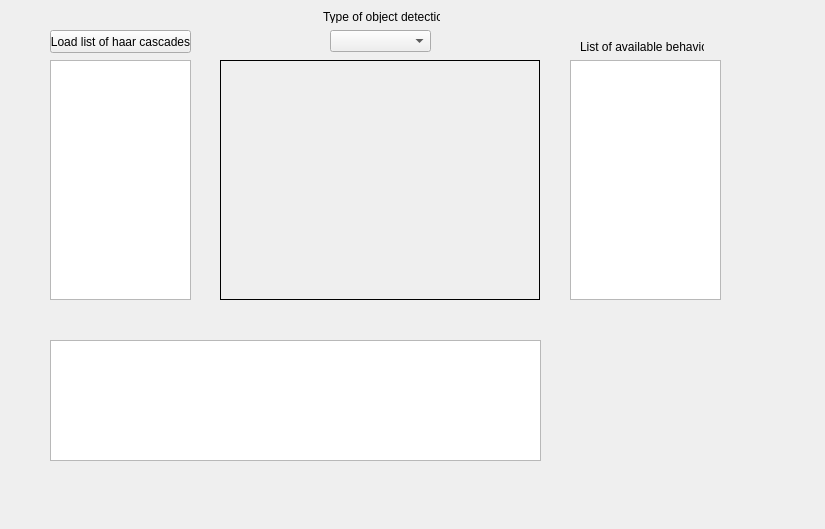
<?xml version="1.0" encoding="UTF-8"?>
<ui version="4.0">
 <class>MainWindow</class>
 <widget class="QMainWindow" name="MainWindow">
  <property name="geometry">
   <rect>
    <x>0</x>
    <y>0</y>
    <width>825</width>
    <height>529</height>
   </rect>
  </property>
  <property name="windowTitle">
   <string>MainWindow</string>
  </property>
  <widget class="QWidget" name="centralWidget">
   <widget class="Label" name="videoStreamLabel">
    <property name="geometry">
     <rect>
      <x>220</x>
      <y>60</y>
      <width>320</width>
      <height>240</height>
     </rect>
    </property>
    <property name="maximumSize">
     <size>
      <width>320</width>
      <height>240</height>
     </size>
    </property>
    <property name="palette">
     <palette>
      <active>
       <colorrole role="WindowText">
        <brush brushstyle="SolidPattern">
         <color alpha="255">
          <red>0</red>
          <green>0</green>
          <blue>0</blue>
         </color>
        </brush>
       </colorrole>
       <colorrole role="Button">
        <brush brushstyle="SolidPattern">
         <color alpha="255">
          <red>255</red>
          <green>255</green>
          <blue>255</blue>
         </color>
        </brush>
       </colorrole>
       <colorrole role="Light">
        <brush brushstyle="SolidPattern">
         <color alpha="255">
          <red>255</red>
          <green>255</green>
          <blue>255</blue>
         </color>
        </brush>
       </colorrole>
       <colorrole role="Midlight">
        <brush brushstyle="SolidPattern">
         <color alpha="255">
          <red>255</red>
          <green>255</green>
          <blue>255</blue>
         </color>
        </brush>
       </colorrole>
       <colorrole role="Dark">
        <brush brushstyle="SolidPattern">
         <color alpha="255">
          <red>127</red>
          <green>127</green>
          <blue>127</blue>
         </color>
        </brush>
       </colorrole>
       <colorrole role="Mid">
        <brush brushstyle="SolidPattern">
         <color alpha="255">
          <red>170</red>
          <green>170</green>
          <blue>170</blue>
         </color>
        </brush>
       </colorrole>
       <colorrole role="Text">
        <brush brushstyle="SolidPattern">
         <color alpha="255">
          <red>0</red>
          <green>0</green>
          <blue>0</blue>
         </color>
        </brush>
       </colorrole>
       <colorrole role="BrightText">
        <brush brushstyle="SolidPattern">
         <color alpha="255">
          <red>255</red>
          <green>255</green>
          <blue>255</blue>
         </color>
        </brush>
       </colorrole>
       <colorrole role="ButtonText">
        <brush brushstyle="SolidPattern">
         <color alpha="255">
          <red>0</red>
          <green>0</green>
          <blue>0</blue>
         </color>
        </brush>
       </colorrole>
       <colorrole role="Base">
        <brush brushstyle="SolidPattern">
         <color alpha="255">
          <red>255</red>
          <green>255</green>
          <blue>255</blue>
         </color>
        </brush>
       </colorrole>
       <colorrole role="Window">
        <brush brushstyle="SolidPattern">
         <color alpha="255">
          <red>255</red>
          <green>255</green>
          <blue>255</blue>
         </color>
        </brush>
       </colorrole>
       <colorrole role="Shadow">
        <brush brushstyle="SolidPattern">
         <color alpha="255">
          <red>0</red>
          <green>0</green>
          <blue>0</blue>
         </color>
        </brush>
       </colorrole>
       <colorrole role="AlternateBase">
        <brush brushstyle="SolidPattern">
         <color alpha="255">
          <red>255</red>
          <green>255</green>
          <blue>255</blue>
         </color>
        </brush>
       </colorrole>
       <colorrole role="ToolTipBase">
        <brush brushstyle="SolidPattern">
         <color alpha="255">
          <red>255</red>
          <green>255</green>
          <blue>220</blue>
         </color>
        </brush>
       </colorrole>
       <colorrole role="ToolTipText">
        <brush brushstyle="SolidPattern">
         <color alpha="255">
          <red>0</red>
          <green>0</green>
          <blue>0</blue>
         </color>
        </brush>
       </colorrole>
      </active>
      <inactive>
       <colorrole role="WindowText">
        <brush brushstyle="SolidPattern">
         <color alpha="255">
          <red>0</red>
          <green>0</green>
          <blue>0</blue>
         </color>
        </brush>
       </colorrole>
       <colorrole role="Button">
        <brush brushstyle="SolidPattern">
         <color alpha="255">
          <red>255</red>
          <green>255</green>
          <blue>255</blue>
         </color>
        </brush>
       </colorrole>
       <colorrole role="Light">
        <brush brushstyle="SolidPattern">
         <color alpha="255">
          <red>255</red>
          <green>255</green>
          <blue>255</blue>
         </color>
        </brush>
       </colorrole>
       <colorrole role="Midlight">
        <brush brushstyle="SolidPattern">
         <color alpha="255">
          <red>255</red>
          <green>255</green>
          <blue>255</blue>
         </color>
        </brush>
       </colorrole>
       <colorrole role="Dark">
        <brush brushstyle="SolidPattern">
         <color alpha="255">
          <red>127</red>
          <green>127</green>
          <blue>127</blue>
         </color>
        </brush>
       </colorrole>
       <colorrole role="Mid">
        <brush brushstyle="SolidPattern">
         <color alpha="255">
          <red>170</red>
          <green>170</green>
          <blue>170</blue>
         </color>
        </brush>
       </colorrole>
       <colorrole role="Text">
        <brush brushstyle="SolidPattern">
         <color alpha="255">
          <red>0</red>
          <green>0</green>
          <blue>0</blue>
         </color>
        </brush>
       </colorrole>
       <colorrole role="BrightText">
        <brush brushstyle="SolidPattern">
         <color alpha="255">
          <red>255</red>
          <green>255</green>
          <blue>255</blue>
         </color>
        </brush>
       </colorrole>
       <colorrole role="ButtonText">
        <brush brushstyle="SolidPattern">
         <color alpha="255">
          <red>0</red>
          <green>0</green>
          <blue>0</blue>
         </color>
        </brush>
       </colorrole>
       <colorrole role="Base">
        <brush brushstyle="SolidPattern">
         <color alpha="255">
          <red>255</red>
          <green>255</green>
          <blue>255</blue>
         </color>
        </brush>
       </colorrole>
       <colorrole role="Window">
        <brush brushstyle="SolidPattern">
         <color alpha="255">
          <red>255</red>
          <green>255</green>
          <blue>255</blue>
         </color>
        </brush>
       </colorrole>
       <colorrole role="Shadow">
        <brush brushstyle="SolidPattern">
         <color alpha="255">
          <red>0</red>
          <green>0</green>
          <blue>0</blue>
         </color>
        </brush>
       </colorrole>
       <colorrole role="AlternateBase">
        <brush brushstyle="SolidPattern">
         <color alpha="255">
          <red>255</red>
          <green>255</green>
          <blue>255</blue>
         </color>
        </brush>
       </colorrole>
       <colorrole role="ToolTipBase">
        <brush brushstyle="SolidPattern">
         <color alpha="255">
          <red>255</red>
          <green>255</green>
          <blue>220</blue>
         </color>
        </brush>
       </colorrole>
       <colorrole role="ToolTipText">
        <brush brushstyle="SolidPattern">
         <color alpha="255">
          <red>0</red>
          <green>0</green>
          <blue>0</blue>
         </color>
        </brush>
       </colorrole>
      </inactive>
      <disabled>
       <colorrole role="WindowText">
        <brush brushstyle="SolidPattern">
         <color alpha="255">
          <red>127</red>
          <green>127</green>
          <blue>127</blue>
         </color>
        </brush>
       </colorrole>
       <colorrole role="Button">
        <brush brushstyle="SolidPattern">
         <color alpha="255">
          <red>255</red>
          <green>255</green>
          <blue>255</blue>
         </color>
        </brush>
       </colorrole>
       <colorrole role="Light">
        <brush brushstyle="SolidPattern">
         <color alpha="255">
          <red>255</red>
          <green>255</green>
          <blue>255</blue>
         </color>
        </brush>
       </colorrole>
       <colorrole role="Midlight">
        <brush brushstyle="SolidPattern">
         <color alpha="255">
          <red>255</red>
          <green>255</green>
          <blue>255</blue>
         </color>
        </brush>
       </colorrole>
       <colorrole role="Dark">
        <brush brushstyle="SolidPattern">
         <color alpha="255">
          <red>127</red>
          <green>127</green>
          <blue>127</blue>
         </color>
        </brush>
       </colorrole>
       <colorrole role="Mid">
        <brush brushstyle="SolidPattern">
         <color alpha="255">
          <red>170</red>
          <green>170</green>
          <blue>170</blue>
         </color>
        </brush>
       </colorrole>
       <colorrole role="Text">
        <brush brushstyle="SolidPattern">
         <color alpha="255">
          <red>127</red>
          <green>127</green>
          <blue>127</blue>
         </color>
        </brush>
       </colorrole>
       <colorrole role="BrightText">
        <brush brushstyle="SolidPattern">
         <color alpha="255">
          <red>255</red>
          <green>255</green>
          <blue>255</blue>
         </color>
        </brush>
       </colorrole>
       <colorrole role="ButtonText">
        <brush brushstyle="SolidPattern">
         <color alpha="255">
          <red>127</red>
          <green>127</green>
          <blue>127</blue>
         </color>
        </brush>
       </colorrole>
       <colorrole role="Base">
        <brush brushstyle="SolidPattern">
         <color alpha="255">
          <red>255</red>
          <green>255</green>
          <blue>255</blue>
         </color>
        </brush>
       </colorrole>
       <colorrole role="Window">
        <brush brushstyle="SolidPattern">
         <color alpha="255">
          <red>255</red>
          <green>255</green>
          <blue>255</blue>
         </color>
        </brush>
       </colorrole>
       <colorrole role="Shadow">
        <brush brushstyle="SolidPattern">
         <color alpha="255">
          <red>0</red>
          <green>0</green>
          <blue>0</blue>
         </color>
        </brush>
       </colorrole>
       <colorrole role="AlternateBase">
        <brush brushstyle="SolidPattern">
         <color alpha="255">
          <red>255</red>
          <green>255</green>
          <blue>255</blue>
         </color>
        </brush>
       </colorrole>
       <colorrole role="ToolTipBase">
        <brush brushstyle="SolidPattern">
         <color alpha="255">
          <red>255</red>
          <green>255</green>
          <blue>220</blue>
         </color>
        </brush>
       </colorrole>
       <colorrole role="ToolTipText">
        <brush brushstyle="SolidPattern">
         <color alpha="255">
          <red>0</red>
          <green>0</green>
          <blue>0</blue>
         </color>
        </brush>
       </colorrole>
      </disabled>
     </palette>
    </property>
    <property name="frameShape">
     <enum>QFrame::Box</enum>
    </property>
    <property name="text">
     <string/>
    </property>
   </widget>
   <widget class="QPushButton" name="loadHaarCascadeButton">
    <property name="geometry">
     <rect>
      <x>50</x>
      <y>30</y>
      <width>141</width>
      <height>23</height>
     </rect>
    </property>
    <property name="text">
     <string>Load list of haar cascades</string>
    </property>
   </widget>
   <widget class="QListWidget" name="haarCascadesListWidget">
    <property name="geometry">
     <rect>
      <x>50</x>
      <y>60</y>
      <width>141</width>
      <height>240</height>
     </rect>
    </property>
   </widget>
   <widget class="QListWidget" name="findedObjectListWidget">
    <property name="geometry">
     <rect>
      <x>50</x>
      <y>340</y>
      <width>491</width>
      <height>121</height>
     </rect>
    </property>
   </widget>
   <widget class="QListWidget" name="behaviorsListWidget">
    <property name="geometry">
     <rect>
      <x>570</x>
      <y>60</y>
      <width>151</width>
      <height>240</height>
     </rect>
    </property>
   </widget>
   <widget class="QComboBox" name="chooseDetectionComboBox">
    <property name="geometry">
     <rect>
      <x>330</x>
      <y>30</y>
      <width>101</width>
      <height>22</height>
     </rect>
    </property>
    <property name="accessibleName">
     <string/>
    </property>
    <property name="insertPolicy">
     <enum>QComboBox::InsertAlphabetically</enum>
    </property>
   </widget>
   <widget class="QLabel" name="listOfAvailableBehaviorsLabel">
    <property name="geometry">
     <rect>
      <x>580</x>
      <y>40</y>
      <width>124</width>
      <height>13</height>
     </rect>
    </property>
    <property name="text">
     <string>List of available behaviors</string>
    </property>
   </widget>
   <widget class="QLabel" name="typeOfObjectDetectionLabel">
    <property name="geometry">
     <rect>
      <x>323</x>
      <y>10</y>
      <width>117</width>
      <height>13</height>
     </rect>
    </property>
    <property name="text">
     <string>Type of object detection</string>
    </property>
   </widget>
  </widget>
 </widget>
 <layoutdefault spacing="6" margin="11"/>
 <customwidgets>
  <customwidget>
   <class>Label</class>
   <extends>QLabel</extends>
   <header>label.h</header>
  </customwidget>
 </customwidgets>
 <resources/>
 <connections/>
</ui>
